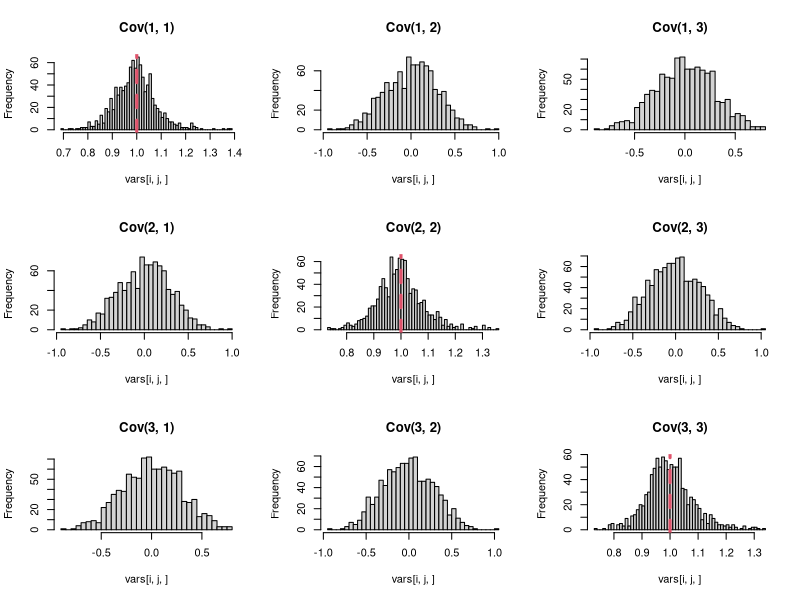
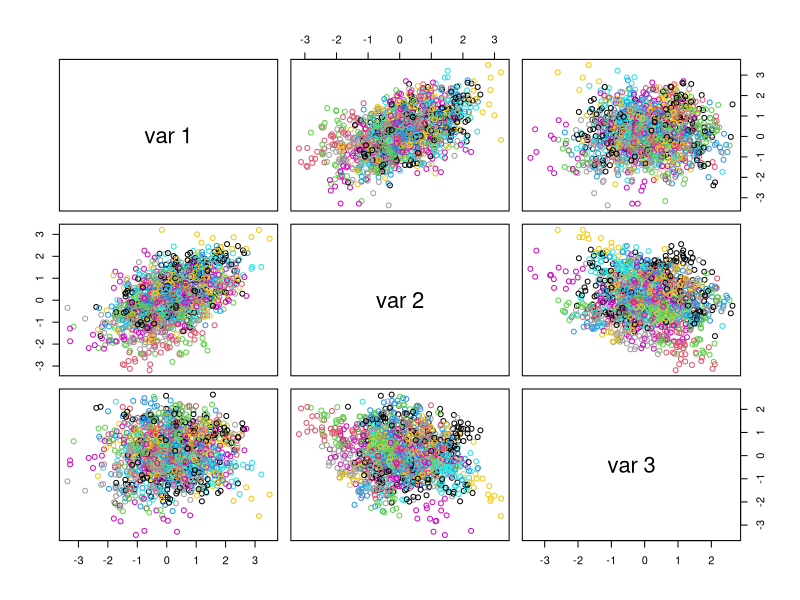

These charts were generated, in order, by the following R code:
# generating data from a multivariate probit model
library(clusterGeneration)
d <- 3 # number of dimensions (strains)

n_visits <- 15
n_patients <- 100
n <- n_patients * n_visits
patient <- rep(1:n_patients, times = n_visits)

nrep <- 1000
vars <- array(dim = c(d, d, nrep))

for (i in 1:nrep) {
  # we need variances for each strain in each of the two random effect levels
  # and they need to sum to one. Each row in `variance` corresponds to a strain
  # and each column is a ranef level
  variance <- array(dim = c(d, 2))
  variance[, 2] <- runif(d, .1, .9)
  variance[, 1] <- 1 - variance[, 2]
  stopifnot(all(apply(variance, 1, sum) == 1))

  # construct correlation matrices
  Rho_patient <- genPositiveDefMat(d, covMethod = 'onion',
                                   eta = 2, rangeVar = c(1, 1))$Sigma
  Rho_visit <- genPositiveDefMat(d, covMethod = 'onion',
                                 eta = 2, rangeVar = c(1, 1))$Sigma

  # construct covariance matrices
  sdev <- sqrt(variance)
  Sigma_patient <- diag(sdev[, 1]) %*% Rho_patient %*% diag(sdev[, 1])
  Sigma_visit <- diag(sdev[, 2]) %*% Rho_visit %*% diag(sdev[, 2])

  L_1 <- chol(Sigma_visit)
  L_2 <- chol(Sigma_patient)

  eps1 <- array(rnorm(n * d), dim = c(n, d)) %*% L_1
  eps2 <- array(rnorm(n_patients * d), dim = c(n_patients, d)) %*% L_2
  patient <- rep(1:n_patients, times = n_visits)

  y_star <- eps1 + eps2[patient, ]

  vars[, , i] <- var(y_star)
}

# visualize the variances and correlations
par(mfrow = c(d, d))
for (i in 1:d) {
  for (j in 1:d) {
    hist(vars[i, j, ], breaks = 50,
         main = paste0('Cov(', i, ', ', j, ')'))
    if (i == j) {
      abline(v = 1, col = 2, lwd = 3, lty = 2)
    }
  }
}

pairs(y_star, col = patient)

# convert the last realization to a bernoulli r.v.
y <- ifelse(y_star > 0, 1, 0)
